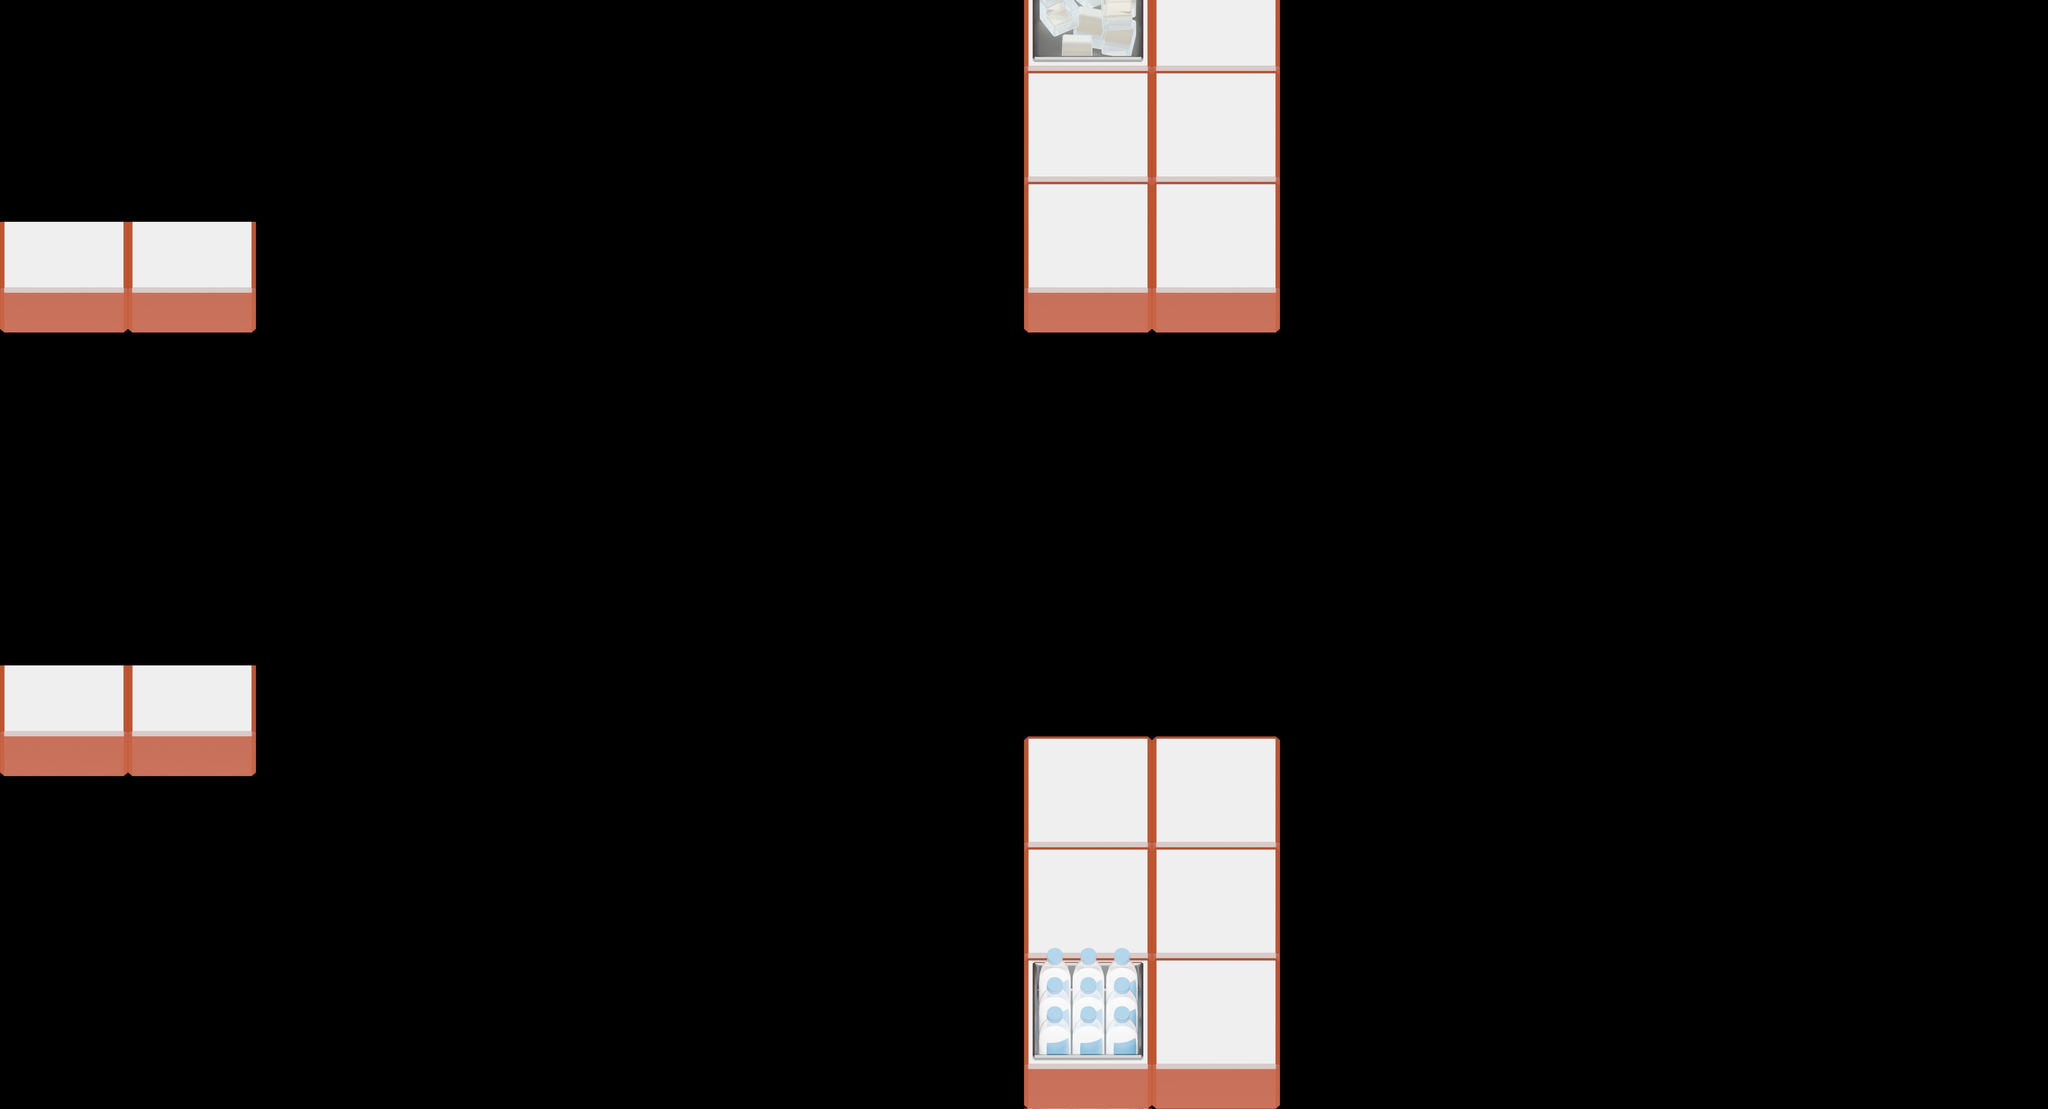

Below is a game level as drawn by its tile map, then a one-line description and the .tmx file that defines it, in full:
An orthogonal 16x10 tile map with 600x520 px tiles, 1 tile layer (Crates) and 5 objects.

<map version="1.10" tiledversion="1.12.1" orientation="orthogonal" renderorder="right-down" width="16" height="10" tilewidth="600" tileheight="520" infinite="0" nextlayerid="8" nextobjectid="22">
 <editorsettings>
  <export target="level3.json" format="json" />
 </editorsettings>
 <properties>
  <property name="boba_required" type="int" value="0" />
  <property name="jelly_avail" type="int" value="8" />
  <property name="jelly_required" type="int" value="5" />
  <property name="milk_avail" type="int" value="8" />
  <property name="milk_required" type="int" value="5" />
  <property name="stun_num" type="int" value="3" />
  <property name="time_1" type="int" value="75" />
  <property name="time_2" type="int" value="100" />
 </properties>
 <tileset firstgid="1" source="tiles.tsx" />
 <layer id="1" name="Crates" width="16" height="10">
  <data encoding="csv">
0,0,0,0,0,0,0,0,27,25,0,0,0,0,0,0,
0,0,0,0,0,0,0,0,25,25,0,0,0,0,0,0,
17,17,0,0,0,0,0,0,17,17,0,0,0,0,0,0,
0,0,0,0,0,0,0,0,0,0,0,0,0,0,0,0,
0,0,0,0,0,0,0,0,0,0,0,0,0,0,0,0,
0,0,0,0,0,0,0,0,0,0,0,0,0,0,0,0,
17,17,0,0,0,0,0,0,9,9,0,0,0,0,0,0,
0,0,0,0,0,0,0,0,25,25,0,0,0,0,0,0,
0,0,0,0,0,0,0,0,49,25,0,0,0,0,0,0,
0,0,0,0,0,0,0,0,20,17,0,0,0,0,0,0
</data>
 </layer>
 <objectgroup id="5" name="Vents">
  <object id="13" gid="15" x="2400" y="5200" width="600" height="520">
   <properties>
    <property name="bug_type" value="blocker" />
    <property name="first_spawn" type="int" value="5" />
    <property name="spawn_delay" type="int" value="15" />
   </properties>
  </object>
  <object id="14" gid="14" x="8400" y="4680" width="600" height="520">
   <properties>
    <property name="bug_type" value="attacker" />
    <property name="first_spawn" type="int" value="7" />
    <property name="spawn_delay" type="int" value="15" />
   </properties>
  </object>
  <object id="17" gid="14" x="8400" y="1040" width="600" height="520">
   <properties>
    <property name="bug_type" value="stealer" />
    <property name="first_spawn" type="int" value="2" />
    <property name="spawn_delay" type="int" value="10" />
   </properties>
  </object>
  <object id="21" gid="15" x="7200" y="5200" width="600" height="520">
   <properties>
    <property name="bug_type" value="blocker" />
    <property name="first_spawn" type="int" value="10" />
    <property name="spawn_delay" type="int" value="15" />
   </properties>
  </object>
 </objectgroup>
 <objectgroup id="7" name="Helpers">
  <object id="18" x="600" y="1040">
   <point />
  </object>
 </objectgroup>
</map>
